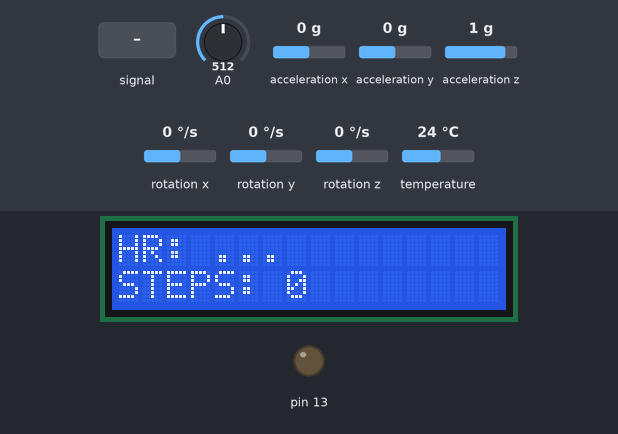
This sketch was run on a simulated Arduino Uno, built with avr-gcc and run on an emulated ATmega328P. Shown: 16×2 character LCD, output pins drawn as LEDs (lit = HIGH). Dashed ring = blinking. Inputs (shaded band) come from the test bench; at power-on: acceleration z 1 g, acceleration x 0 g, acceleration y 0 g, A0 = 512, rotation x 0 °/s, rotation y 0 °/s, rotation z 0 °/s, temperature 24 °C.

Above: at 1.2 s.
1.3 s: A0 fed a 200 Hz sine of ±81 counts around its level
At 2.55 s:
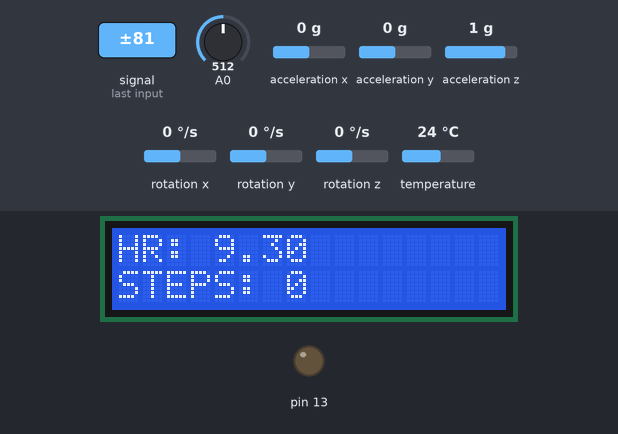
4.2 s: acceleration z set to 1.4 g
At 5.4 s:
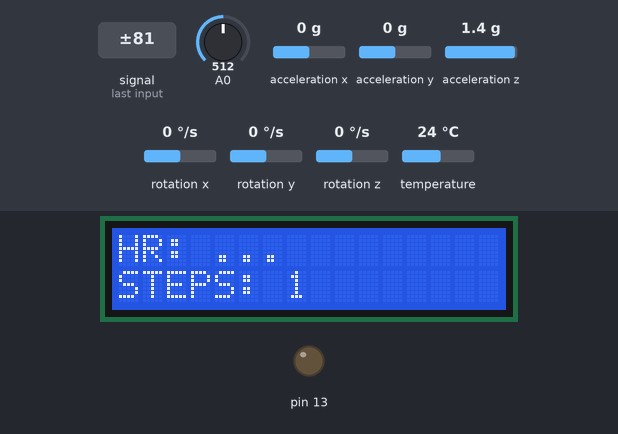
6.2 s: acceleration x set to -1.4 g
At 9.0 s:
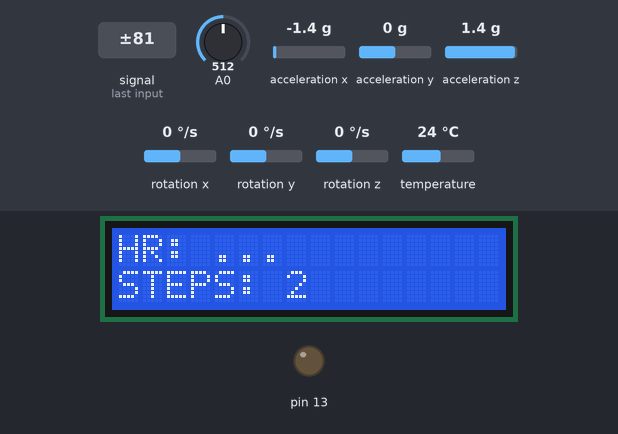
9.2 s: A0 fed a 2 Hz sine of ±306 counts around its level
At 11.81 s:
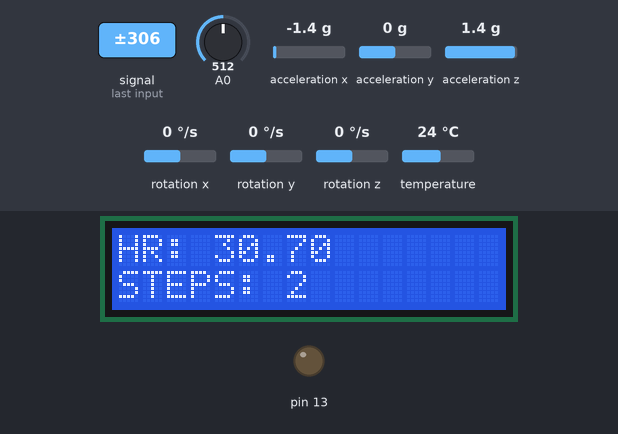
12.2 s: acceleration y set to -1.4 g
At 13.33 s:
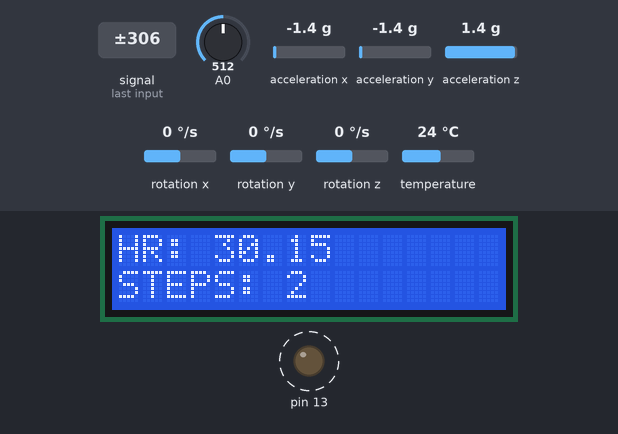
14.6 s: acceleration x set to -0.8 g
At 15.9 s:
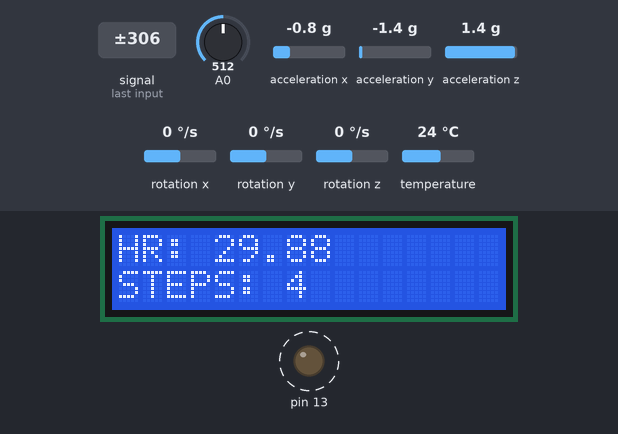
Timing chart, 0 to 17.9 s (numbered marks = the images above; inputs shaded):
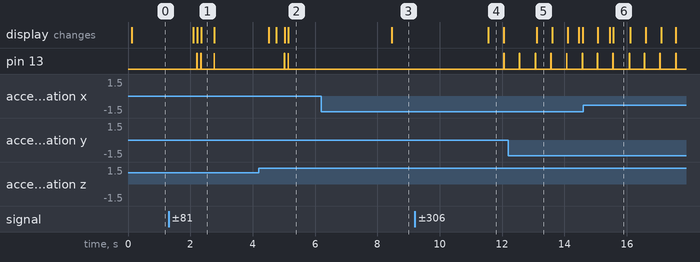

Measured:
- after the input at 1.3 s, pin 13: goes HIGH 0.01 s, LOW 0.11 s, HIGH 0.01 s, LOW 0.41 s, HIGH 0.01 s, then LOW, starting after 0.91 s; the display: first changes after 0.79 s (image 1 shows a later state)
- after the input at 4.2 s, pin 13: alternates HIGH for 0.01 s and LOW for 0.11 s, 4 changes in all, then stays LOW, starting after 0.81 s; the display: changes after 0.32 s (image 2)
- after the input at 6.2 s, the display: changes after 2.3 s (image 3)
- after the input at 9.2 s, pin 13: LOW → HIGH after 2.9 s, → LOW 0.01 s later; the display: changes after 2.4 s (image 4)
- what the display in image 1 shows lasts 0.4 s, from 2.4 s to 2.8 s
- what the display in image 4 shows lasts 0.5 s, from 11.6 s to 12.1 s

The sketch:

final_project.ino
```cpp
#include <LiquidCrystal.h>
#include "heart_rate_sensor.hpp"
#include "step_counter.hpp"

// what's a valid heart rate in terms of statistical variation?
// the closer to zero, the tighter the requirement.
// (this filters out irregular pulses)
#define HEART_RATE_VARIANCE_CUTOFF 0.03f

// decalre peripherals
LiquidCrystal lcd(12, 11, 5, 4, 3, 2);
HeartRateSensor hrs(A0);
StepCounter step;

// period of LCD update
#define LCD_UPDATE_MS 50
// time of last LCD update
int last_lcd_update;

void setup() {
  // setup serial plotting if used in sensor code
  //Serial.begin(112500);
  // setup peripherals
  lcd.begin(16, 2);
  hrs.reset();
  step.begin();
  // begin timing LCD updates
  last_lcd_update = millis();
  // set the heartbeat pin to OUTPUT
  pinMode(13, OUTPUT);
}

// remember heartbeat variance
float var = 0.0f;

void loop() {
  // update sensors
  hrs.update(Serial);
  step.update(Serial);
  // update heartbeat led, only on if variance is low enough
  digitalWrite(13, hrs.get_heartbeat_signal() & (var < HEART_RATE_VARIANCE_CUTOFF));

  // if we need to update the LCD
  if (millis() - last_lcd_update > LCD_UPDATE_MS) {
    last_lcd_update = millis();
    // get heart rate
    float hr;
    hrs.get_heartrate_and_variance(hr, var);
    // print it out
    lcd.setCursor(0, 0);
    lcd.print("HR: ");
    if (var < HEART_RATE_VARIANCE_CUTOFF) {
      lcd.print(hr);
    } else {
      lcd.print("...");
    }
    lcd.print("    ");

    // get step count
    int step_count = step.get_step_count();
    // print it out
    lcd.setCursor(0, 1);
    lcd.print("STEPS: ");
    lcd.print(step_count);
    lcd.print("    ");
  }
}
```

heart_rate_sensor.cpp
```cpp
#include "heart_rate_sensor.hpp"
#include <math.h>

HeartRateSensor::HeartRateSensor(int pin):
	pin(pin){
	reset();
}

void HeartRateSensor::reset() {
	// clear data
	data_length = 0;
	new_data_position = 0;
	last_micros = micros();
	for (int i = 0; i < HRSENSOR_ENVELOPE_REDUNDANCY; i ++) {
		last_max_millis[i] = millis();
		last_max[i] = 0.0f;
	}
	envelope = 0.0f;
	for (int i = 0; i < HRSENSOR_PULSE_TIME_COUNT; i ++) {
		last_pulse_millis[i] = 0;
	}
	last_pulse_state = false;
	new_pulse = false;
}

void HeartRateSensor::update(HardwareSerial & serial) {
	// measure time
	uint64_t t = micros();
	uint32_t t_millis = millis();
	// if we should sample again, do it!
	if (t - last_micros >= HRSENSOR_MICROS_PER_SAMPLE) {
		last_micros = t;
		// oversample a bit to clean up input noise some
		float total = 0.0f;
		for (int i = 0; i < HRSENSOR_OVERSAMPLE; i ++) {
			delayMicroseconds(HRSENSOR_OVERSAMPLE_TIME_US);
			total += analogRead(pin);
		}
		// record data in circular buffer
		buffer[new_data_position] = total;
		new_data_position = (new_data_position + 1) % HRSENSOR_BUFFER_SIZE;
		if (data_length < HRSENSOR_BUFFER_SIZE) {
			data_length ++;
		}

		// if we have enough data...
		if (data_length == HRSENSOR_BUFFER_SIZE) {
			// compute averages
			float average_d = 0.0f;
			for (int j = 0; j < HRSENSOR_BUFFER_SIZE - 2; j ++) {
				float immediate_d =
					buffer[(new_data_position + 2 + j) % HRSENSOR_BUFFER_SIZE] -
					buffer[(new_data_position + 1 + j) % HRSENSOR_BUFFER_SIZE];
				float weight = ((float) j) - (float (HRSENSOR_BUFFER_SIZE / 2)) / (float) HRSENSOR_BUFFER_SIZE;
				average_d += immediate_d * weight;
			}
			// record average and slew-filtered average
			delta = average_d;
			delta_base = delta_base * 0.8f + average_d * 0.2f;

			// compute envelope with a cascaded buffer
			uint32_t timeout_ms = HRSENSOR_ENVELOPE_TIMEOUT_MS;
			for (int i = 0; i < HRSENSOR_ENVELOPE_REDUNDANCY; i ++) {
				if (delta_base > last_max[i]) {
					last_max[i] = delta_base;
					last_max_millis[i] = t_millis;
				} else {
					if (t_millis - last_max_millis[i] > timeout_ms) {
						last_max[i] = 0.0f;
						for (int j = i + 1; j < HRSENSOR_ENVELOPE_REDUNDANCY; j ++) {
							if (last_max[j] > last_max[i]) {
								last_max[i] = last_max[j];
							}
						}
					}
				}
				timeout_ms -= HRSENSOR_ENVELOPE_TIMEOUT_FALLOFF_MS;
			}
			if (last_max[0] > envelope) {
				envelope = last_max[0];
			} else {
				envelope = envelope * 0.8f + last_max[0] * 0.2f;
			}
			// detect rising edge of a pulse
			bool pulse_state = delta_base > envelope * HRSENSOR_THRESHOLD;
			new_pulse = pulse_state & !last_pulse_state;
			last_pulse_state = pulse_state;

			// if a new pulse happened, record it's time in the shifting pulse buffer
			if (new_pulse) {
				for (int i = HRSENSOR_PULSE_TIME_COUNT - 2; i >= 0; i --) {
					last_pulse_millis[i + 1] = last_pulse_millis[i];
				}
				last_pulse_millis[0] = t_millis;
			}

			#ifdef HRSENSOR_SERIAL_PLOTTING
				serial.print(envelope * HRSENSOR_THRESHOLD);
				serial.print(" ");
				serial.print(new_pulse ? 100.0f : 0.0f);
				serial.print(" ");
				serial.println(delta_base);
			#else
				(void) serial;
			#endif
		}
	}
}

void HeartRateSensor::get_heartrate_and_variance(float & heartrate, float & variance) {
	// compute average time between pulses
	float average_pulse_interval = (last_pulse_millis[0] - last_pulse_millis[HRSENSOR_PULSE_TIME_COUNT - 1]) / (float) (HRSENSOR_PULSE_TIME_COUNT - 1);
	// compute variance
	float total_variance = 0.0f;
	for (int i = HRSENSOR_PULSE_TIME_COUNT - 2; i >= 0; i --) {
		float deviation = fabs((last_pulse_millis[i] - last_pulse_millis[i + 1]) - average_pulse_interval) / average_pulse_interval;
		total_variance += deviation * deviation;
	}
	variance = total_variance / (float) (HRSENSOR_PULSE_TIME_COUNT - 1);
	// compute heart rate
	heartrate = 0.06f * average_pulse_interval;
}

bool HeartRateSensor::get_heartbeat_signal() {
	return new_pulse;
}
```

heart_rate_sensor.hpp
```cpp
#ifndef HEART_RATE_SENSOR_HPP
#define HEART_RATE_SENSOR_HPP

#include <stdint.h>
#include "Arduino.h"

#define HRSENSOR_OVERSAMPLE 40
#define HRSENSOR_OVERSAMPLE_TIME_US 100

#define HRSENSOR_BUFFER_SIZE 20
#define HRSENSOR_MICROS_PER_SAMPLE 10000

#define HRSENSOR_THRESHOLD 0.7f

#define HRSENSOR_ENVELOPE_TIMEOUT_MS 1500
#define HRSENSOR_ENVELOPE_TIMEOUT_FALLOFF_MS 70
#define HRSENSOR_ENVELOPE_REDUNDANCY 20

#define HRSENSOR_PULSE_TIME_COUNT 5

// #define HRSENSOR_SERIAL_PLOTTING

class HeartRateSensor {
public:
	HeartRateSensor(int pin);

	void update(HardwareSerial & serial);
	void reset();

	void get_heartrate_and_variance(float & heartrate, float & variance);
	bool get_heartbeat_signal();

private:

	int pin;
	uint64_t last_micros;

	float buffer[HRSENSOR_BUFFER_SIZE];
	float delta, delta_base;
	int data_length;
	int new_data_position;

	float last_max[HRSENSOR_ENVELOPE_REDUNDANCY];
	uint32_t last_max_millis[HRSENSOR_ENVELOPE_REDUNDANCY];
	float envelope;

	bool new_pulse;
	bool last_pulse_state;
	uint32_t last_pulse_millis[HRSENSOR_PULSE_TIME_COUNT];
};

#endif
```

step_counter.cpp
```cpp
#include "step_counter.hpp"

StepCounter::StepCounter():
	mpu() {
	reset();
}

void StepCounter::begin() {
	mpu.begin();
}

void StepCounter::reset() {
	// reset data
	step_count = 0;
	last_measurement_millis = millis();
	data_buff_position = 0;
	for (int i = 0; i < STEPCNT_MEASUREMENT_BUFFER; i ++) {
		data_buffer[i] = Vec3(); // zero it out
	}
	for (int i = 0; i < STEPCNT_ENVELOPE_REDUNDANCY; i ++) {
		last_max_millis[i] = millis();
		last_max[i] = 0.0f;
	}
	envelope = 0.0f;
	last_was_step = false;
}

void StepCounter::update(HardwareSerial & serial) {
	// if time for a nother sample...
	uint32_t t = millis();
	if (t - last_measurement_millis > STEPCNT_MEASUREMENT_PERIOD_MS) {
		last_measurement_millis = t;
		// get the sample
		sensors_event_t a, g, temp;
		mpu.getEvent(&a, &g, &temp);
		// record it
		data_buffer[data_buff_position].x = a.acceleration.x;
		data_buffer[data_buff_position].y = a.acceleration.y;
		data_buffer[data_buff_position].z = a.acceleration.z;
		// average it
		Vec3 average;
		for (int i = 0; i < STEPCNT_MEASUREMENT_BUFFER; i ++) {
			average = average + data_buffer[i];
		}
		average = average * (1.0f / (float) STEPCNT_MEASUREMENT_BUFFER);
		// compute change from average of most recent sample
		float deviance = Vec3::dot(average, data_buffer[data_buff_position] - average);
		// compute "deviance" from the average
		deviance = deviance * deviance * deviance;
		// compute envelope
		uint32_t timeout_ms = STEPCNT_ENVELOPE_TIMEOUT_MS;
		for (int i = 0; i < STEPCNT_ENVELOPE_REDUNDANCY; i ++) {
			if (deviance > last_max[i]) {
				last_max[i] = deviance;
				last_max_millis[i] = t;
			} else {
				if (t - last_max_millis[i] > timeout_ms) {
					last_max[i] = 0.0f;
					for (int j = i + 1; j < STEPCNT_ENVELOPE_REDUNDANCY; j ++) {
						if (last_max[j] > last_max[i]) {
							last_max[i] = last_max[j];
						}
					}
				}
			}
			timeout_ms -= STEPCNT_ENVELOPE_TIMEOUT_FALLOFF_MS;
		}
		envelope = envelope * 0.9f + last_max[0] * 0.1f;
		// check if this is a new step
		bool is_step = (envelope > STEPCNT_ABSOLUTE_THRESHOLD_VALUE) && (envelope * STEPCNT_ENVELOPE_THRESHOLD_VALUE < deviance);
		if (is_step && !last_was_step) {
			// and count it!
			step_count ++;
		}
		last_was_step = is_step;

		// forward circular buffer write head
		data_buff_position ++;
		data_buff_position %= STEPCNT_MEASUREMENT_BUFFER;

		#ifdef STEPCNT_SERIAL_PLOTTING
			serial.print(deviance);
			serial.print(" ");
			serial.print(envelope * STEPCNT_ENVELOPE_THRESHOLD_VALUE);
			serial.print(" ");
			serial.print(step_count);
			serial.print("\n");
		#else
			(void) serial;
		#endif
	}
}

int StepCounter::get_step_count() {
	return step_count;
}
```

step_counter.hpp
```cpp
#ifndef STEP_COUNTER_HPP
#define STEP_COUNTER_HPP

#include "vec3.hpp"

#include <Adafruit_MPU6050.h>
#include <Adafruit_Sensor.h>
#include <Arduino.h>

#define STEPCNT_MEASUREMENT_PERIOD_MS 25
#define STEPCNT_MEASUREMENT_BUFFER 20


#define STEPCNT_ENVELOPE_TIMEOUT_MS 500
#define STEPCNT_ENVELOPE_TIMEOUT_FALLOFF_MS 50
#define STEPCNT_ENVELOPE_REDUNDANCY 10

#define STEPCNT_ABSOLUTE_THRESHOLD_VALUE 2000.0f
#define STEPCNT_ENVELOPE_THRESHOLD_VALUE 0.6f

//#define STEPCNT_SERIAL_PLOTTING

class StepCounter {
public:
	StepCounter();

	void begin();
	void update(HardwareSerial & serial);

	void reset();
	int get_step_count();

private:
	Adafruit_MPU6050 mpu;
	int step_count;
	uint32_t last_measurement_millis;
	Vec3 data_buffer[STEPCNT_MEASUREMENT_BUFFER];
	int data_buff_position;

	float last_max[STEPCNT_ENVELOPE_REDUNDANCY];
	uint32_t last_max_millis[STEPCNT_ENVELOPE_REDUNDANCY];
	float envelope;

	bool last_was_step;
};

#endif
```

vec3.hpp
```cpp
#ifndef VEC3_HPP
#define VEC3_HPP

#include <math.h>

// represents a 3d vector. operations do what they say!
class Vec3 {
public:
	float x, y, z;

	Vec3(float x = 0.0f, float y = 0.0f, float z = 0.0f):
		x(x),
		y(y),
		z(z) {
	}

	Vec3 operator+(const Vec3 & other) const {
		return Vec3(x + other.x, y + other.y, z + other.z);
	}

	Vec3 operator-(const Vec3 & other) const {
		return Vec3(x - other.x, y - other.y, z - other.z);
	}

	Vec3 operator*(float scale) const {
		return Vec3(x * scale, y * scale, z * scale);
	}

	static float dot(const Vec3 & a, const Vec3 & b) {
		return a.x * b.x + a.y * b.y + a.z + b.z;
	}

	static Vec3 cross(const Vec3 & a, const Vec3 & b) {
		return Vec3(a.y * b.z - a.z * b.y, a.z * b.x - a.x * b.z, a.x * b.y - a.y * b.x);
	}

	float length() const {
		return dot(*this, *this);
	}
};

#endif
```
